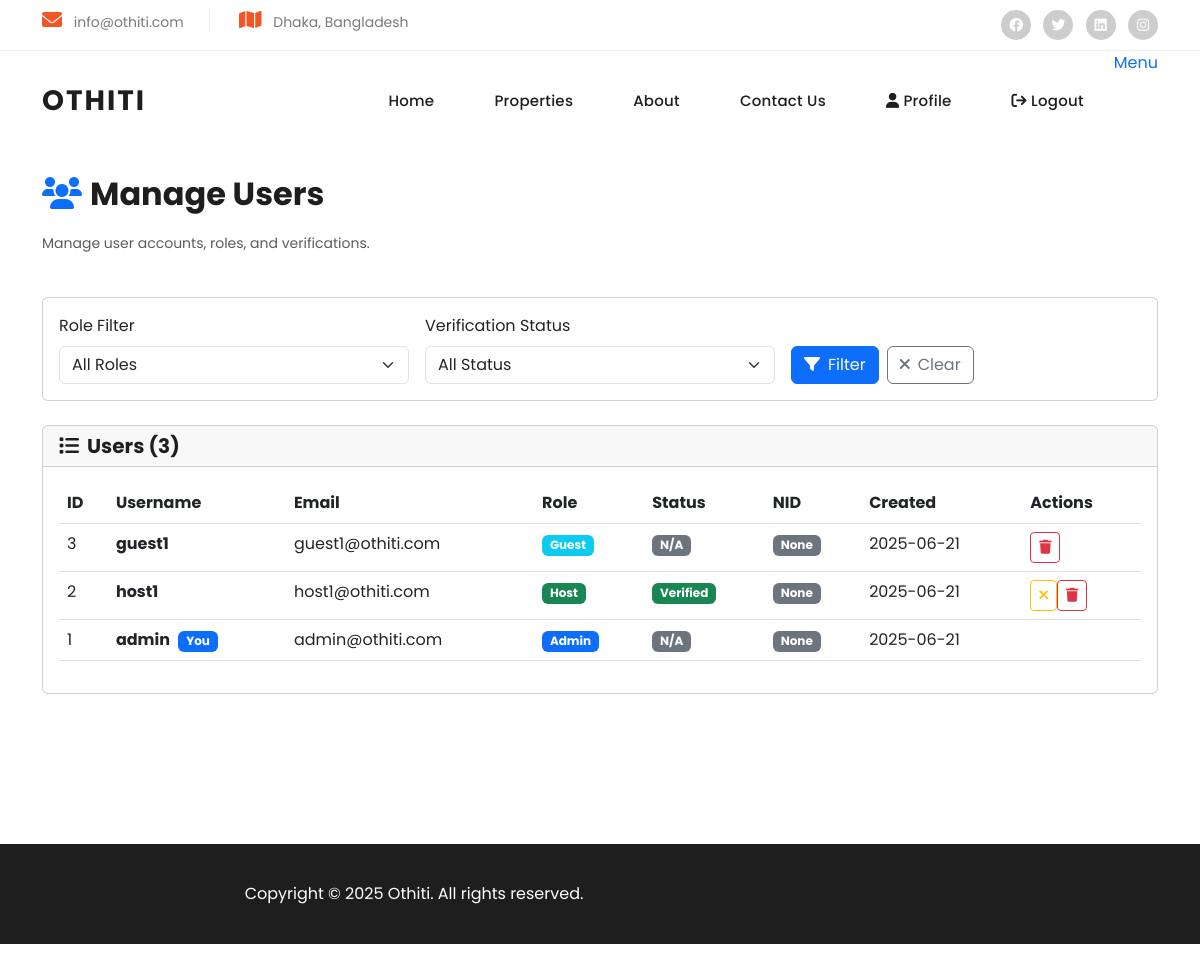
The page /admin/manage-users (signed in) on the database its author committed.
### app/models.py (models this page shows, shortened)
class User(UserMixin, db.Model):
    id = db.Column(db.Integer, primary_key=True)
    username = db.Column(db.String(64), unique=True, nullable=False)
    email = db.Column(db.String(120), unique=True, nullable=False)
    password_hash = db.Column(db.String(128), nullable=False)
    role = db.Column(db.String(20), default='guest')  # 'admin', 'host', 'guest'
    is_verified = db.Column(db.Boolean, default=False)
    phone = db.Column(db.String(20))
    profile_image = db.Column(db.String(255))
    nid_filename = db.Column(db.String(255))
    created_at = db.Column(db.DateTime, default=datetime.utcnow)
    listings = db.relationship('Listing', backref='user', lazy=True)
    bookings = db.relationship('Booking', backref='user', foreign_keys='Booking.user_id', lazy=True)
    sent_messages = db.relationship('Message', backref='sender', foreign_keys='Message.sender_id', lazy=True)
    received_messages = db.relationship('Message', backref='recipient', foreign_keys='Message.recipient_id', lazy=True)
    reviews = db.relationship('Review', backref='user', foreign_keys='Review.user_id', lazy=True)
    conversations_as_user1 = db.relationship('Conversation', backref='user1', foreign_keys='Conversation.user1_id', lazy=True)
    conversations_as_user2 = db.relationship('Conversation', backref='user2', foreign_keys='Conversation.user2_id', lazy=True)

### app/routes/admin_routes.py (the view)
@admin_bp.route('/manage-users')
@login_required
@admin_required
def manage_users():
    page = request.args.get('page', 1, type=int)
    role_filter = request.args.get('role', '')
    search = request.args.get('search', '')
    query = User.query
    if role_filter:
        query = query.filter_by(role=role_filter)
    if search:
        query = query.filter(
            (User.username.contains(search)) |
            (User.email.contains(search))
        )
    pagination = query.order_by(User.created_at.desc())\
        .paginate(page=page, per_page=20, error_out=False)
    return render_template('admin/manage_users.html',
                         pagination=pagination,
                         role_filter=role_filter,
                         search=search)

### app/routes/admin_routes.py (called while the page is built)
def admin_required(f):
    from functools import wraps
    @wraps(f)
    def decorated_function(*args, **kwargs):
        if not current_user.is_authenticated or current_user.role != 'admin':
            flash('Access denied. Admin privileges required.', 'error')
            return redirect(url_for('public.index'))
        return f(*args, **kwargs)
    return decorated_function

### app/templates/admin/manage_users.html (shortened to what this page needs)
{% extends "base.html" %}
{% block content %}
<div class="container mt-4">
    <div class="row mb-4">
        <div class="col-12">
            <h2 class="mb-3">
                <i class="fas fa-users text-primary me-2"></i>Manage Users
            </h2>
            <p class="text-muted">Manage user accounts, roles, and verifications.</p>
        </div>
    </div>
    <div class="row mb-4">
        <div class="col-12">
            <div class="card">
                <div class="card-body">
                    <form method="GET" class="row g-3">
                        <div class="col-md-4">
                            <label for="role" class="form-label">Role Filter</label>
                            <select name="role" id="role" class="form-select">
                                <option value="">All Roles</option>
                            </select>
                        </div>
                        <div class="col-md-4">
                            <label for="verified" class="form-label">Verification Status</label>
                            <select name="verified" id="verified" class="form-select">
                                <option value="">All Status</option>
                            </select>
                        </div>
                        <div class="col-md-4 d-flex align-items-end">
                            <button type="submit" class="btn btn-primary me-2">
                                <i class="fas fa-filter me-2"></i>Filter
                            </button>
                            <a href="{{ url_for('admin.manage_users') }}" class="btn btn-outline-secondary">
                                <i class="fas fa-times me-2"></i>Clear
                            </a>
                        </div>
                    </form>
                </div>
            </div>
        </div>
    </div>
    <div class="row">
        <div class="col-12">
            <div class="card">
                <div class="card-header">
                    <h5 class="mb-0">
                        <i class="fas fa-list me-2"></i>Users ({{ pagination.total }})
                    </h5>
                </div>
                <div class="card-body">
                    {% if pagination.items %}
                    <div class="table-responsive">
                        <table class="table table-hover">
                            <thead>
                                <tr>
                                    <th>ID</th>
                                    <th>Username</th>
                                    <th>Email</th>
                                    <th>Role</th>
                                    <th>Status</th>
                                    <th>NID</th>
                                    <th>Created</th>
                                    <th>Actions</th>
                                </tr>
                            </thead>
                            <tbody>
                                {% for user in pagination.items %}
                                <tr>
                                    <td>{{ user.id }}</td>
                                    <td>
                                        <strong>{{ user.username }}</strong>
                                        {% if user.id == current_user.id %}
                                        <span class="badge bg-primary ms-1">You</span>
                                        {% endif %}
                                    </td>
                                    <td>{{ user.email }}</td>
                                    <td>
                                        <span class="badge bg-{{ 'primary' if user.role == 'admin' else 'success' if user.role == 'host' else 'info' }}">
                                            {{ user.role.title() }}
                                        </span>
                                    </td>
                                    <td>
                                        {% if user.role == 'host' %}
                                            {% if user.is_verified %}
                                                <span class="badge bg-success">Verified</span>
                                            {% else %}
                                                <span class="badge bg-warning">Not Verified</span>
                                            {% endif %}
                                        {% else %}
                                            <span class="badge bg-secondary">N/A</span>
                                        {% endif %}
                                    </td>
                                    <td>
                                        {% if user.nid_filename %}
                                            <span class="badge bg-success">Uploaded</span>
                                        {% else %}
                                            <span class="badge bg-secondary">None</span>
                                        {% endif %}
                                    </td>
                                    <td>{{ user.created_at.strftime('%Y-%m-%d') }}</td>
                                    <td>
                                        <div class="btn-group btn-group-sm" role="group">
                                            {% if user.role == 'host' and not user.is_verified %}
                                                <form action="{{ url_for('admin.verify_host', user_id=user.id) }}" method="post" class="d-inline">
                                                    <input type="hidden" name="csrf_token" value="{{ csrf_token() }}"/>
                                                    <button type="submit" class="btn btn-outline-success btn-sm" onclick="return confirm('Verify this host?')">
                                                        <i class="fas fa-check"></i>
                                                    </button>
                                                </form>
                                            {% elif user.role == 'host' and user.is_verified %}
                                                <form action="{{ url_for('admin.unverify_host', user_id=user.id) }}" method="post" class="d-inline">
                                                    <button type="submit" class="btn btn-outline-warning btn-sm" onclick="return confirm('Remove verification from this host?')">
                                                        <i class="fas fa-times"></i>
                                                    </button>
                                                </form>
                                            {% endif %}
                                            {% if user.id != current_user.id %}
                                                <form action="{{ url_for('admin.delete_user', user_id=user.id) }}" method="post" class="d-inline">
                                                    <button type="submit" class="btn btn-outline-danger btn-sm" onclick="return confirm('Are you sure you want to delete this user? This action cannot be undone.')">
                                                        <i class="fas fa-trash"></i>
                                                    </button>
                                                </form>
                                            {% endif %}
                                        </div>
                                    </td>
                                </tr>
                                {% endfor %}
                            </tbody>
                        </table>
                    </div>
                    {% else %}
                    <div class="text-center py-4">
                        <i class="fas fa-users fa-3x text-muted mb-3"></i>
                        <h5 class="text-muted">No users found</h5>
                        <p class="text-muted">No users match the current filters.</p>
                    </div>
                    {% endif %}
                </div>
            </div>
        </div>
    </div>
</div>
{% endblock %}

### app/static/css/templatemo-villa-agency.css (style rules this page uses)
* { box-sizing: border-box; }
html, body { font-family: 'Poppins', sans-serif; margin: 0; padding: 0; }
a { text-decoration: none !important; }
h1, h2, h3, h4, h5, h6 { color: #1e1e1e; margin: 0; font-weight: 700; }
p { font-size: 14px; line-height: 28px; color: #4a4a4a; }

### rows shown on the page
User: id "3", username "guest1", email "guest1@othiti.com", role "Guest", shows "N/A", shows "None", created_at "2025-06-21"
User: id "2", username "host1", email "host1@othiti.com", role "Host", is_verified "Verified", shows "None", created_at "2025-06-21"
User: id "1", username "admin", shows "You", email "admin@othiti.com", role "Admin", shows "N/A", shows "None", created_at "2025-06-21"

### other values the page prints
{{ pagination.total }} "3"
